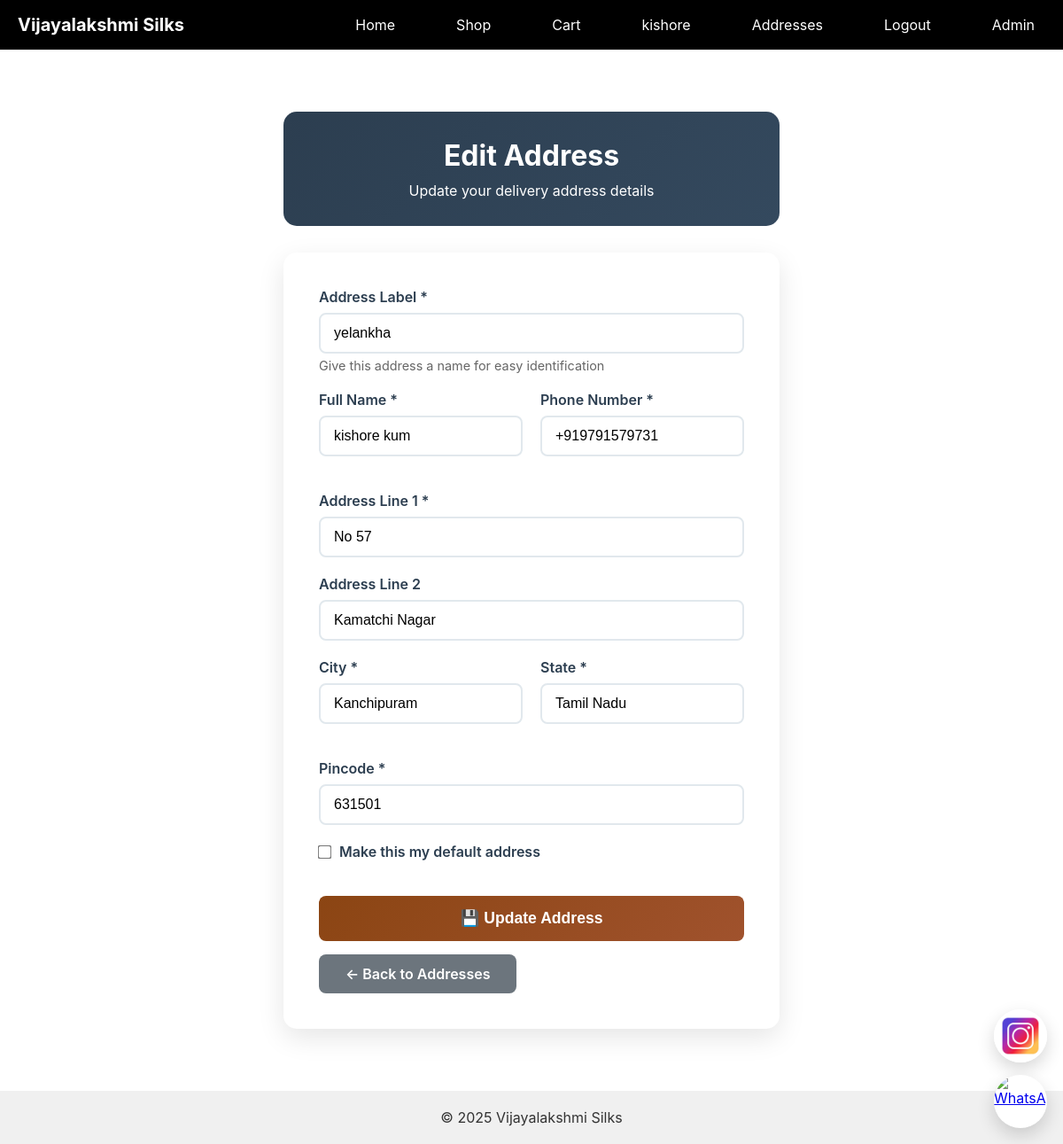
/address/edit/6/ (signed in), run on the app's committed database.
### products/models.py (models this page shows, shortened)
class Address(models.Model):
    user = models.ForeignKey(User, on_delete=models.CASCADE, related_name='addresses')
    name = models.CharField(max_length=100, help_text="Address label (e.g., Home, Office)")
    full_name = models.CharField(max_length=200)
    phone = models.CharField(max_length=15)
    address_line_1 = models.CharField(max_length=255)
    address_line_2 = models.CharField(max_length=255, blank=True)
    city = models.CharField(max_length=100)
    state = models.CharField(max_length=100)
    pincode = models.CharField(max_length=10)
    is_default = models.BooleanField(default=False)
    created_at = models.DateTimeField(auto_now_add=True)
    class Meta:
        ordering = ['-is_default', '-created_at']
        verbose_name_plural = "Addresses"

### products/views.py (the view, shortened to what this page needs)
# urls.py: path('address/edit/<int:address_id>/', views.edit_address, name='edit_address'),
@login_required
def edit_address(request, address_id):
    address = get_object_or_404(Address, id=address_id, user=request.user)
    return render(request, 'address/edit_address.html', {'address': address})

### products/context_processors.py (called while the page is built)
def cart_context(request):
    cart_items_count = 0
    cart_total_items = 0
    if request.user.is_authenticated:
        try:
            cart = Cart.objects.get(user=request.user)
            cart_items_count = cart.get_items_count()
            cart_total_items = cart.get_total_items()
        except Cart.DoesNotExist:
            cart_items_count = 0
            cart_total_items = 0
    return {
        'cart_items_count': cart_items_count,
        'cart_total_items': cart_total_items,
    }

### templates/address/edit_address.html (shortened to what this page needs)
{% extends "base.html" %}
{% load static %}
{% block content %}
<div class="address-form-container">
    <div class="form-header">
        <h1 class="form-title">Edit Address</h1>
        <p>Update your delivery address details</p>
    </div>
    <div class="form-container">
        <form method="post">
            <div class="form-group">
                <label for="name" class="form-label">Address Label *</label>
                <input type="text" id="name" name="name" class="form-input" required
                       value="{{ address.name }}" placeholder="e.g., Home, Office, etc.">
                <div class="form-help">Give this address a name for easy identification</div>
            </div>
            <div class="form-row">
                <div class="form-group">
                    <label for="full_name" class="form-label">Full Name *</label>
                    <input type="text" id="full_name" name="full_name" class="form-input" required
                           value="{{ address.full_name }}" placeholder="Enter recipient's full name">
                </div>
                <div class="form-group">
                    <label for="phone" class="form-label">Phone Number *</label>
                    <input type="tel" id="phone" name="phone" class="form-input" required
                           value="{{ address.phone }}" placeholder="+91 9876543210">
                </div>
            </div>
            <div class="form-group">
                <label for="address_line_1" class="form-label">Address Line 1 *</label>
                <input type="text" id="address_line_1" name="address_line_1" class="form-input" required
                       value="{{ address.address_line_1 }}" placeholder="House/Flat number, Building name, Street">
            </div>
            <div class="form-group">
                <label for="address_line_2" class="form-label">Address Line 2</label>
                <input type="text" id="address_line_2" name="address_line_2" class="form-input"
                       value="{{ address.address_line_2 }}" placeholder="Landmark, Area (optional)">
            </div>
            <div class="form-row">
                <div class="form-group">
                    <label for="city" class="form-label">City *</label>
                    <input type="text" id="city" name="city" class="form-input" required
                           value="{{ address.city }}" placeholder="Enter city name">
                </div>
                <div class="form-group">
                    <label for="state" class="form-label">State *</label>
                    <input type="text" id="state" name="state" class="form-input" required
                           value="{{ address.state }}" placeholder="Enter state name">
                </div>
            </div>
            <div class="form-group">
                <label for="pincode" class="form-label">Pincode *</label>
                <input type="text" id="pincode" name="pincode" class="form-input" required
                       value="{{ address.pincode }}" placeholder="6-digit pincode" maxlength="6" pattern="[0-9]{6}">
            </div>
            <div class="checkbox-group">
                <input type="checkbox" id="is_default" name="is_default"
                       {% if address.is_default %}checked{% endif %}>
                <label for="is_default">Make this my default address</label>
            </div>
            <button type="submit" class="btn-primary">
                💾 Update Address
            </button>
            <a href="{% url 'manage_addresses' %}" class="btn-secondary">
                ← Back to Addresses
            </a>
        </form>
    </div>
</div>
{% endblock %}

### templates/base.html (shortened to what this page needs)
{% load static %}
<!DOCTYPE html>
<html>
<head>
    <link rel="stylesheet" href="{% static 'style.css' %}">
</head>
<body>
    <header class="navbar">
        <a href="/" class="navbar-brand">Vijayalakshmi Silks</a>
        <nav class="navbar-collapse" id="navbar-collapse">
            <div class="navbar-nav">
                <a href="/">Home</a>
                <a href="/shop/">Shop</a>
                <a href="/cart/">Cart
                </a>
                {% if user.is_authenticated %}
                    <a href="/profile/">{{ user.get_full_name|default:user.username }}</a>
                    <a href="/address/manage/">Addresses</a>
                    <a href="/logout/">Logout</a>
                {% else %}
                    <a href="/login/">Login</a>
                    <a href="/signup/">Sign Up</a>
                {% endif %}
                <a href="/admin/">Admin</a>
            </div>
        </nav>
    </header>
    <main style="margin: 0; padding: 0; width: 100%;">{% block content %}{% endblock %}</main>
    <footer style="background-color: #f0f0f0; padding: 20px; text-align: center; margin: 0; width: 100%;">
        © 2025 Vijayalakshmi Silks
    </footer>
    <div class="floating-socials" aria-hidden="false">
      <a class="floating-instagram" href="https://www.instagram.com/vijayalakshmi_silks_kpm/" target="_blank" rel="noopener noreferrer" aria-label="Instagram">
        <img src="{% static 'instagram.jpg' %}" alt="Instagram">
      </a>
      <a class="floating-whatsapp" href="https://wa.me/919791579731?text=Hello!%20I'm%20interested%20in%20your%20saree%20collection" target="_blank" rel="noopener noreferrer" aria-label="WhatsApp">
        <img src="{% static 'whatsapp-icon.png' %}" alt="WhatsApp">
      </a>
    </div>
</body>
</html>

### static/style.css (style rules this page uses)
body { font-family: 'Segoe UI', sans-serif; margin: 0; background-color: #fff; color: #333; }
header { background-color: #111; padding: 10px 0; }
.navbar { display: flex; justify-content: space-between; max-width: 1200px; margin: auto; padding: 0 20px; align-items: center; }
nav a { color: white; margin-left: 25px; text-decoration: none; font-size: 16px; }
footer { text-align: center; background: #f2f2f2; padding: 20px; margin-top: 50px; }

### templates/base.html (style rules this page uses)
* { margin: 0; padding: 0; box-sizing: border-box; }
body { margin: 0; padding: 0; font-family: -apple-system, BlinkMacSystemFont, "Segoe UI", Roboto, "Helvetica Neue", Arial; }
.navbar { background-color: #000; color: white; padding: 10px 20px; display: flex; justify-content: space-between; align-items: center; position: relative; width: 100%; max-width: none !important; margin: 0 !important; }
.navbar-brand { font-weight: bold; font-size: 20px; color: white; text-decoration: none; }
.navbar-nav { display: flex; list-style: none; margin: 0; padding: 0; gap: 20px; }
.navbar-nav a { color: white; text-decoration: none; padding: 8px 12px; border-radius: 4px; transition: background-color 0.3s ease; }
.navbar-collapse { display: flex; }
.floating-socials { position: fixed; right: 18px; bottom: 18px; z-index: 99999; display: flex; flex-direction: column; gap: 14px; align-items: center; pointer-events: auto; }
.floating-socials a { display: block; width: 60px; height: 60px; border-radius: 50%; overflow: hidden; background: #fff; box-shadow: 0 8px 20px rgba(0,0,0,0.16); transition: transform .15s ease, box-shadow .15s ease; }
.floating-socials a img { width: 100%; height: 100%; object-fit: cover; display: block; }

### templates/address/edit_address.html (style rules this page uses)
.address-form-container { max-width: 600px; margin: 50px auto; padding: 20px; }
.form-header { background: linear-gradient(135deg, #2c3e50 0%, #34495e 100%); color: white; padding: 30px; border-radius: 15px; margin-bottom: 30px; text-align: center; }
.form-title { font-size: 2rem; margin-bottom: 10px; font-weight: 700; }
.form-container { background: white; padding: 40px; border-radius: 15px; box-shadow: 0 10px 30px rgba(0,0,0,0.1); }
.form-row { display: flex; gap: 20px; margin-bottom: 20px; }
.form-group { flex: 1; margin-bottom: 20px; }
.form-label { display: block; margin-bottom: 8px; font-weight: 600; color: #2c3e50; }
.form-input, .form-textarea, .form-select { width: 100%; padding: 12px 15px; border: 2px solid #e1e8ed; border-radius: 8px; font-size: 1rem; transition: all 0.3s ease; box-sizing: border-box; }
.checkbox-group { display: flex; align-items: center; margin: 20px 0; }
.checkbox-group input[type="checkbox"] { margin-right: 10px; transform: scale(1.2); }
.checkbox-group label { margin: 0; cursor: pointer; color: #2c3e50; font-weight: 600; }
.btn-primary { width: 100%; background: linear-gradient(135deg, #8b4513 0%, #a0522d 100%); color: white; padding: 15px 20px; border: none; border-radius: 8px; font-size: 1.1rem; font-weight: 600; cursor: pointer; transition: all 0.3s ease; margin-top: 20px; }
.btn-secondary { display: inline-block; background: #6c757d; color: white; padding: 12px 30px; border: none; border-radius: 8px; font-size: 1rem; font-weight: 600; cursor: pointer; transition: all 0.3s ease; text-decoration: none; text-align: center; margin-top: 15px; }
.form-help { font-size: 0.9rem; color: #666; margin-top: 5px; }

### data on the page
Address: name "yelankha", full_name "kishore kum", phone "+919791579731", address_line_1 "No 57", address_line_2 "Kamatchi Nagar", city "Kanchipuram", state "Tamil Nadu", pincode "631501"

### other printed values
{{ user.get_full_name|default:user.username }} "kishore"
